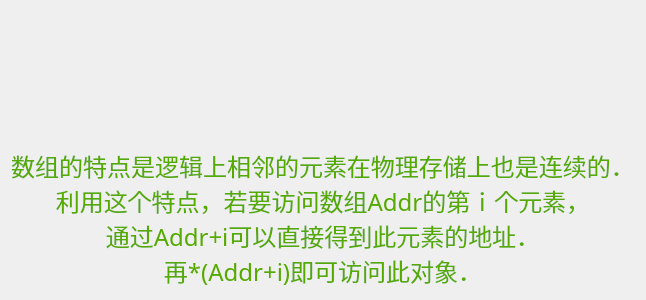
<?xml version="1.0" encoding="UTF-8"?>
<ui version="4.0">
 <class>ArrayOrganizeWidget</class>
 <widget class="QWidget" name="ArrayOrganizeWidget">
  <property name="geometry">
   <rect>
    <x>0</x>
    <y>0</y>
    <width>642</width>
    <height>300</height>
   </rect>
  </property>
  <property name="windowTitle">
   <string>Form</string>
  </property>
  <layout class="QVBoxLayout" name="verticalLayout">
   <item>
    <widget class="ArrayOrganizeDrawingWidget" name="widget" native="true">
     <property name="font">
      <font>
       <family>文泉驿正黑</family>
       <pointsize>18</pointsize>
      </font>
     </property>
    </widget>
   </item>
   <item>
    <widget class="QLabel" name="label">
     <property name="maximumSize">
      <size>
       <width>16777215</width>
       <height>150</height>
      </size>
     </property>
     <property name="palette">
      <palette>
       <active>
        <colorrole role="WindowText">
         <brush brushstyle="SolidPattern">
          <color alpha="255">
           <red>85</red>
           <green>170</green>
           <blue>0</blue>
          </color>
         </brush>
        </colorrole>
       </active>
       <inactive>
        <colorrole role="WindowText">
         <brush brushstyle="SolidPattern">
          <color alpha="255">
           <red>85</red>
           <green>170</green>
           <blue>0</blue>
          </color>
         </brush>
        </colorrole>
       </inactive>
       <disabled>
        <colorrole role="WindowText">
         <brush brushstyle="SolidPattern">
          <color alpha="255">
           <red>190</red>
           <green>190</green>
           <blue>190</blue>
          </color>
         </brush>
        </colorrole>
       </disabled>
      </palette>
     </property>
     <property name="font">
      <font>
       <family>文泉驿正黑</family>
       <pointsize>18</pointsize>
      </font>
     </property>
     <property name="text">
      <string>数组的特点是逻辑上相邻的元素在物理存储上也是连续的．
利用这个特点，若要访问数组Addr的第ｉ个元素，
通过Addr+i可以直接得到此元素的地址．
再*(Addr+i)即可访问此对象．</string>
     </property>
     <property name="alignment">
      <set>Qt::AlignCenter</set>
     </property>
    </widget>
   </item>
  </layout>
 </widget>
 <customwidgets>
  <customwidget>
   <class>ArrayOrganizeDrawingWidget</class>
   <extends>QWidget</extends>
   <header>Ui/Drawing/arrayorganizedrawingwidget.h</header>
   <container>1</container>
  </customwidget>
 </customwidgets>
 <resources/>
 <connections/>
</ui>
